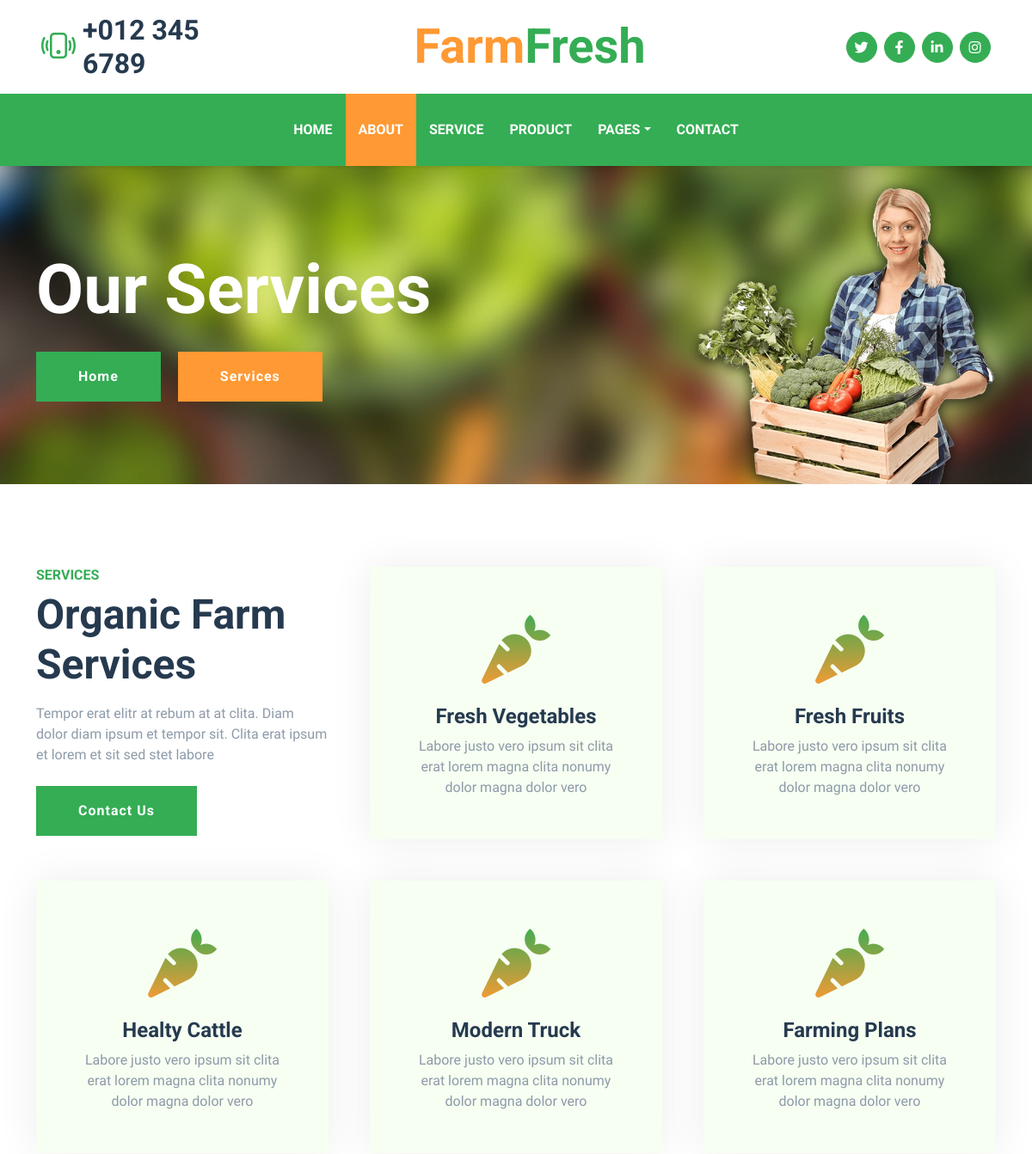
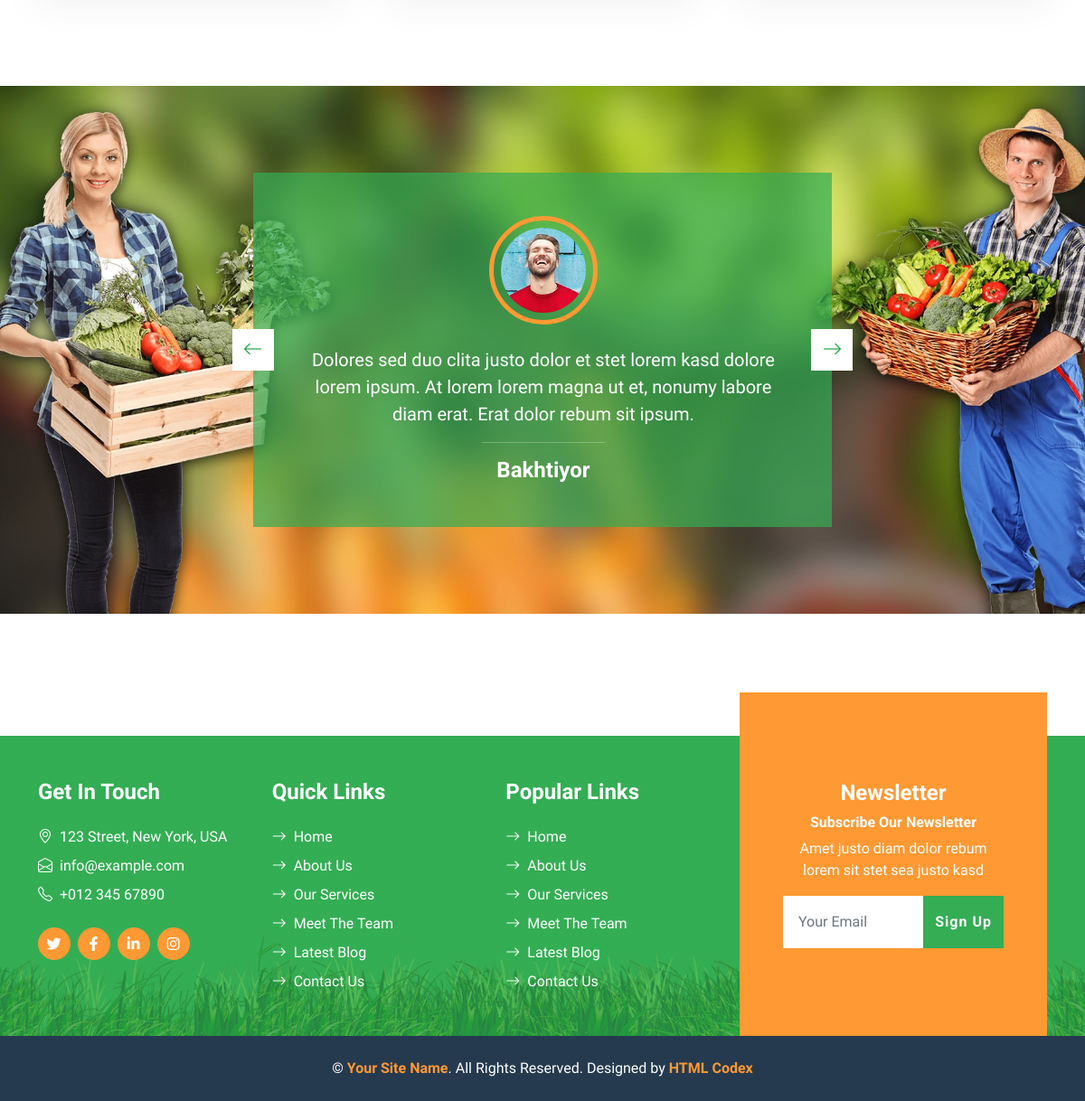
The app's page /service with its own data (2 pictures, top to bottom).
### farmapp/models.py (models this page shows, shortened)
class Service(models.Model):
    name = models.CharField(max_length=200)
    bio = models.TextField()
    slug = models.SlugField(max_length=200)

class Client(models.Model):
    name =  models.CharField(max_length=200)
    bio = models.TextField()
    img = models.ImageField(upload_to='clients/')
    slug = models.SlugField(max_length=200)

### farmapp/views.py (the view)
# urls.py: path('service', service, name='service'),
def service(request):
    service1 = Service.objects.all()
    service2 = Client.objects.all()
    context = {
        'service1' : service1,
        'service2' : service2
    }
    return render(request, 'service.html', context=context)

### templates/service.html
{% extends "base.html" %}
{% load static %}
{% block content %}
    <div class="container-fluid bg-primary py-5 bg-hero mb-5">
        <div class="container py-5">
            <div class="row justify-content-start">
                <div class="col-lg-8 text-center text-lg-start">
                    <h1 class="display-1 text-white mb-md-4">Our Services</h1>
                    <a href="" class="btn btn-primary py-md-3 px-md-5 me-3">Home</a>
                    <a href="" class="btn btn-secondary py-md-3 px-md-5">Services</a>
                </div>
            </div>
        </div>
    </div>
    <div class="container-fluid py-5">
        <div class="container">
            <div class="row g-5">
                <div class="col-lg-4 col-md-6">
                    <div class="mb-3">
                        <h6 class="text-primary text-uppercase">Services</h6>
                        <h1 class="display-5">Organic Farm Services</h1>
                    </div>
                    <p class="mb-4">Tempor erat elitr at rebum at at clita. Diam dolor diam ipsum et tempor sit. Clita erat ipsum et lorem et sit sed stet labore</p>
                    <a href="" class="btn btn-primary py-md-3 px-md-5">Contact Us</a>
                </div>
                {% for ser1 in service1 %}
                <div class="col-lg-4 col-md-6">
                    <div class="service-item bg-light text-center p-5">
                        <i class="fa fa-carrot display-1 text-primary mb-3"></i>
                        <h4>{{ ser1.name }}</h4>
                        <p class="mb-0">{{ ser1.bio }}</p>
                    </div>
                </div>
                {% endfor %}
            </div>
        </div>
    </div>
    <div class="container-fluid bg-testimonial py-5 mt-5" style="margin-bottom: 135px;">
        <div class="container py-5">
            <div class="row justify-content-center">
                <div class="col-lg-7">
                    <div class="owl-carousel testimonial-carousel p-5">
                        {% for ser2 in service2 %}
                        <div class="testimonial-item text-center text-white">
                            <img class="img-fluid mx-auto p-2 border border-5 border-secondary rounded-circle mb-4" src="{{ ser2.img.url }}" alt="">
                            <p class="fs-5">{{ser2.bio}}</p>
                            <hr class="mx-auto w-25">
                            <h4 class="text-white mb-0">{{ ser2.name }}</h4>
                        </div>
                        {% endfor %}
                    </div>
                </div>
            </div>
        </div>
    </div>
{% endblock content %}

### templates/base.html (shortened to what this page needs)
{% load static %}
<!DOCTYPE html>
<html lang="en">
<head>
    <link href="https://cdnjs.cloudflare.com/ajax/libs/font-awesome/5.15.0/css/all.min.css" rel="stylesheet">
    <link href="https://cdn.jsdelivr.net/npm/bootstrap-icons@1.4.1/font/bootstrap-icons.css" rel="stylesheet">
    <link href="{% static 'lib/owlcarousel/assets/owl.carousel.min.css' %}" rel="stylesheet">
    <link href="{% static 'css/bootstrap.min.css' %}" rel="stylesheet">
    <link href="{% static 'css/style.css' %}" rel="stylesheet">
</head>
<body>
    <div class="container-fluid px-5 d-none d-lg-block">
        <div class="row gx-5 py-3 align-items-center">
            <div class="col-lg-3">
                <div class="d-flex align-items-center justify-content-start">
                    <i class="bi bi-phone-vibrate fs-1 text-primary me-2"></i>
                    <h2 class="mb-0">+012 345 6789</h2>
                </div>
            </div>
            <div class="col-lg-6">
                <div class="d-flex align-items-center justify-content-center">
                    <a href="index.html" class="navbar-brand ms-lg-5">
                        <h1 class="m-0 display-4 text-primary"><span class="text-secondary">Farm</span>Fresh</h1>
                    </a>
                </div>
            </div>
            <div class="col-lg-3">
                <div class="d-flex align-items-center justify-content-end">
                    <a class="btn btn-primary btn-square rounded-circle me-2" href="#"><i class="fab fa-twitter"></i></a>
                    <a class="btn btn-primary btn-square rounded-circle me-2" href="#"><i class="fab fa-facebook-f"></i></a>
                    <a class="btn btn-primary btn-square rounded-circle me-2" href="#"><i class="fab fa-linkedin-in"></i></a>
                    <a class="btn btn-primary btn-square rounded-circle" href="#"><i class="fab fa-instagram"></i></a>
                </div>
            </div>
        </div>
    </div>
    <nav class="navbar navbar-expand-lg bg-primary navbar-dark shadow-sm py-3 py-lg-0 px-3 px-lg-5">
        <div class="collapse navbar-collapse" id="navbarCollapse">
            <div class="navbar-nav mx-auto py-0">
                <a href="{% url 'index' %}" class="nav-item nav-link">Home</a>
                <a href="{% url 'about' %}" class="nav-item nav-link active">About</a>
                <a href="{% url 'service' %}" class="nav-item nav-link">Service</a>
                <a href="{% url 'product' %}" class="nav-item nav-link">Product</a>
                <div class="nav-item dropdown">
                    <a href="#" class="nav-link dropdown-toggle" data-bs-toggle="dropdown">Pages</a>
                </div>
                <a href="{% url 'contact' %}" class="nav-item nav-link">Contact</a>
            </div>
        </div>
    </nav>
    {% block content %}
    {% endblock content %}
    <div class="container-fluid bg-footer bg-primary text-white mt-5">
        <div class="container">
            <div class="row gx-5">
                <div class="col-lg-8 col-md-6">
                    <div class="row gx-5">
                        <div class="col-lg-4 col-md-12 pt-5 mb-5">
                            <h4 class="text-white mb-4">Get In Touch</h4>
                            <div class="d-flex mb-2">
                                <i class="bi bi-geo-alt text-white me-2"></i>
                                <p class="text-white mb-0">123 Street, New York, USA</p>
                            </div>
                            <div class="d-flex mb-2">
                                <i class="bi bi-envelope-open text-white me-2"></i>
                                <p class="text-white mb-0">info@example.com</p>
                            </div>
                            <div class="d-flex mb-2">
                                <i class="bi bi-telephone text-white me-2"></i>
                                <p class="text-white mb-0">+012 345 67890</p>
                            </div>
                            <div class="d-flex mt-4">
                                <a class="btn btn-secondary btn-square rounded-circle me-2" href="#"><i class="fab fa-twitter"></i></a>
                                <a class="btn btn-secondary btn-square rounded-circle me-2" href="#"><i class="fab fa-facebook-f"></i></a>
                                <a class="btn btn-secondary btn-square rounded-circle me-2" href="#"><i class="fab fa-linkedin-in"></i></a>
                                <a class="btn btn-secondary btn-square rounded-circle" href="#"><i class="fab fa-instagram"></i></a>
                            </div>
                        </div>
                        <div class="col-lg-4 col-md-12 pt-0 pt-lg-5 mb-5">
                            <h4 class="text-white mb-4">Quick Links</h4>
                            <div class="d-flex flex-column justify-content-start">
                                <a class="text-white mb-2" href="#"><i class="bi bi-arrow-right text-white me-2"></i>Home</a>
                                <a class="text-white mb-2" href="#"><i class="bi bi-arrow-right text-white me-2"></i>About Us</a>
                                <a class="text-white mb-2" href="#"><i class="bi bi-arrow-right text-white me-2"></i>Our Services</a>
                                <a class="text-white mb-2" href="#"><i class="bi bi-arrow-right text-white me-2"></i>Meet The Team</a>
                                <a class="text-white mb-2" href="#"><i class="bi bi-arrow-right text-white me-2"></i>Latest Blog</a>
                                <a class="text-white" href="#"><i class="bi bi-arrow-right text-white me-2"></i>Contact Us</a>
                            </div>
                        </div>
                        <div class="col-lg-4 col-md-12 pt-0 pt-lg-5 mb-5">
                            <h4 class="text-white mb-4">Popular Links</h4>
                            <div class="d-flex flex-column justify-content-start">
                                <a class="text-white mb-2" href="#"><i class="bi bi-arrow-right text-white me-2"></i>Home</a>
                                <a class="text-white mb-2" href="#"><i class="bi bi-arrow-right text-white me-2"></i>About Us</a>
                                <a class="text-white mb-2" href="#"><i class="bi bi-arrow-right text-white me-2"></i>Our Services</a>
                                <a class="text-white mb-2" href="#"><i class="bi bi-arrow-right text-white me-2"></i>Meet The Team</a>
                                <a class="text-white mb-2" href="#"><i class="bi bi-arrow-right text-white me-2"></i>Latest Blog</a>
                                <a class="text-white" href="#"><i class="bi bi-arrow-right text-white me-2"></i>Contact Us</a>
                            </div>
                        </div>
                    </div>
                </div>
                <div class="col-lg-4 col-md-6 mt-lg-n5">
                    <div class="d-flex flex-column align-items-center justify-content-center text-center h-100 bg-secondary p-5">
                        <h4 class="text-white">Newsletter</h4>
                        <h6 class="text-white">Subscribe Our Newsletter</h6>
                        <p>Amet justo diam dolor rebum lorem sit stet sea justo kasd</p>
                        <form action="">
                            <div class="input-group">
                                <input type="text" class="form-control border-white p-3" placeholder="Your Email">
                                <button class="btn btn-primary">Sign Up</button>
                            </div>
                        </form>
                    </div>
                </div>
            </div>
        </div>
    </div>
    <div class="container-fluid bg-dark text-white py-4">
        <div class="container text-center">
            <p class="mb-0">&copy; <a class="text-secondary fw-bold" href="#">Your Site Name</a>. All Rights Reserved. Designed by <a class="text-secondary fw-bold" href="https://htmlcodex.com">HTML Codex</a></p>
        </div>
    </div>
</body>
</html>

### static/css/style.css (style rules this page uses)
:root { --primary: #34AD54; --secondary: #FF9933; --light: #F6FFF2; --dark: #263A4F; }
.btn { font-family: 'Roboto', sans-serif; letter-spacing: 1px; font-weight: 700; transition: .5s; }
.btn-primary, .btn-secondary { color: #FFFFFF; }
.btn-square { width: 36px; height: 36px; }
.btn-square, .btn-sm-square, .btn-lg-square { padding-left: 0; padding-right: 0; text-align: center; }
.navbar-dark .navbar-nav .nav-link { padding: 30px 15px; font-size: 16px; font-weight: 600; color: #FFFFFF; text-transform: uppercase; transition: .5s; }
.navbar-dark .navbar-nav .nav-link:hover, .navbar-dark .navbar-nav .nav-link.active { background: var(--secondary); }
.bg-hero { background: url(../img/carousel-1.jpg) top right no-repeat; background-size: cover; }
.service-item { box-shadow: 0 0 45px #EDEDED; transition: .5s; }
.about i, .service-item i { background-image: linear-gradient(var(--primary), var(--secondary)); -webkit-background-clip: text; -webkit-text-fill-color: transparent; transition: .5s; }
.bg-testimonial { background: url(../img/testimonial.jpg) top center no-repeat; background-size: cover; }
.testimonial-carousel { background: rgba(52, 173, 84, .7); }
.testimonial-carousel .owl-item img { width: 120px; height: 120px; }
.bg-footer { background: linear-gradient(rgba(52, 173, 84, .7), rgba(52, 173, 84, .7)), url(../img/footer.png) center bottom no-repeat; background-size: contain; }
@media (min-width: 991.98px) { .bg-footer { margin-top: 90px !important; } }

### records on screen
Service: name "Fresh Vegetables", bio "Labore justo vero ipsum sit clita erat lorem magna clita nonumy dolor magna dolor vero"
Service: name "Fresh Fruits", bio "Labore justo vero ipsum sit clita erat lorem magna clita nonumy dolor magna dolor vero"
Service: name "Healty Cattle", bio "Labore justo vero ipsum sit clita erat lorem magna clita nonumy dolor magna dolor vero"
Service: name "Modern Truck", bio "Labore justo vero ipsum sit clita erat lorem magna clita nonumy dolor magna dolor vero"
Service: name "Farming Plans", bio "Labore justo vero ipsum sit clita erat lorem magna clita nonumy dolor magna dolor vero"
Client: img (picture), bio "Dolores sed duo clita justo dolor et stet lorem kasd dolore lorem ipsum. At lorem lorem magna ut et, nonumy labore diam erat. Erat dolor rebum sit ipsum.", name "Bakhtiyor"
